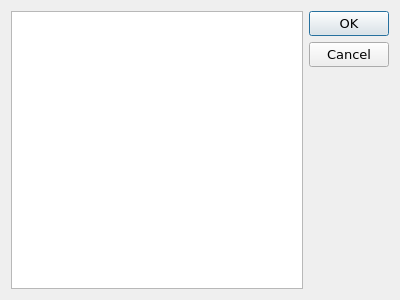
<?xml version="1.0" encoding="UTF-8"?>
<ui version="4.0">
 <class>comPortDlg</class>
 <widget class="QDialog" name="comPortDlg">
  <property name="geometry">
   <rect>
    <x>0</x>
    <y>0</y>
    <width>400</width>
    <height>300</height>
   </rect>
  </property>
  <property name="font">
   <font>
    <family>Verdana</family>
    <pointsize>10</pointsize>
   </font>
  </property>
  <property name="windowTitle">
   <string>Available Com Ports</string>
  </property>
  <property name="windowIcon">
   <iconset resource="MustiEmu.qrc">
    <normaloff>:/images/com_ports_search.png</normaloff>:/images/com_ports_search.png</iconset>
  </property>
  <layout class="QHBoxLayout" name="horizontalLayout">
   <item>
    <widget class="QListWidget" name="listWidget"/>
   </item>
   <item>
    <widget class="QDialogButtonBox" name="buttonBox">
     <property name="orientation">
      <enum>Qt::Vertical</enum>
     </property>
     <property name="standardButtons">
      <set>QDialogButtonBox::Cancel|QDialogButtonBox::Ok</set>
     </property>
    </widget>
   </item>
  </layout>
 </widget>
 <resources>
  <include location="MustiEmu.qrc"/>
 </resources>
 <connections>
  <connection>
   <sender>buttonBox</sender>
   <signal>accepted()</signal>
   <receiver>comPortDlg</receiver>
   <slot>accept()</slot>
   <hints>
    <hint type="sourcelabel">
     <x>390</x>
     <y>263</y>
    </hint>
    <hint type="destinationlabel">
     <x>157</x>
     <y>274</y>
    </hint>
   </hints>
  </connection>
  <connection>
   <sender>buttonBox</sender>
   <signal>rejected()</signal>
   <receiver>comPortDlg</receiver>
   <slot>reject()</slot>
   <hints>
    <hint type="sourcelabel">
     <x>316</x>
     <y>260</y>
    </hint>
    <hint type="destinationlabel">
     <x>286</x>
     <y>274</y>
    </hint>
   </hints>
  </connection>
  <connection>
   <sender>listWidget</sender>
   <signal>itemDoubleClicked(QListWidgetItem*)</signal>
   <receiver>comPortDlg</receiver>
   <slot>accept()</slot>
   <hints>
    <hint type="sourcelabel">
     <x>141</x>
     <y>108</y>
    </hint>
    <hint type="destinationlabel">
     <x>313</x>
     <y>293</y>
    </hint>
   </hints>
  </connection>
 </connections>
</ui>
